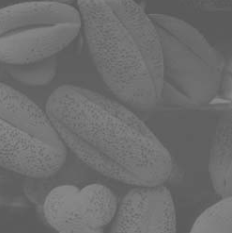
#> input picture Images/Low Contrast.PNG, 232 x 233 px, found by its file name; its folder holds 6 pictures in this run
$ jupyter execute 'Lab_2~Grey_Level_Transformations (2).ipynb'
#> lines starting #> are read from the running program, lines starting #| are printed output that depends on the picture; after the words box and inside, x2 and y2 are one past the last pixel; in counts of white or black regions, pixels touching at a corner belong together
# **Performing Gray Level Transformations for Image Enhancement**

[cell 1]
from google.colab import drive
drive.mount('/content/drive')

[cell 2]
from pathlib import Path

# Find the Images folder
IMG_DIR = None

for candidate in [
    Path.cwd() / "Images",
    Path.cwd() / "images",
    Path.cwd().parent / "Images",
    Path.cwd().parent / "images"
]:
    if candidate.is_dir():
        IMG_DIR = candidate.resolve()
        break

# Check and display the path and contents
if IMG_DIR is None or not any(IMG_DIR.iterdir()):
    print("Images/ folder not found or empty.")
else:
    print("Image folder path:", IMG_DIR)
    print("\nFiles inside the folder:")
    for p in sorted(IMG_DIR.iterdir()):
        print(p.name)

[cell 3]
# Importing the Libraries & Loading the Image
import cv2
import matplotlib.pyplot as plt
import numpy as np
import warnings
from pathlib import Path

# Automatically find the root "Images" folder from week 2
IMG_DIR = None
for candidate in [Path.cwd() / "Images", Path.cwd() / "images", Path.cwd().parent / "Images", Path.cwd().parent / "images"]:
    if candidate.is_dir():
        IMG_DIR = candidate.resolve()
        break

image = cv2.imread(str(IMG_DIR / "Low Contrast.PNG"), cv2.IMREAD_GRAYSCALE)
#> image is the input picture: shape (233, 232); min 87, max 139, mean 109.2
plt.imshow(image, cmap='gray', vmin=0, vmax=255)
plt.title('Original Image')
plt.show()

[cell 4]
# Importing the Libraries & Loading the Image
import cv2
import matplotlib.pyplot as plt
import numpy as np
import warnings
image = cv2.imread('/ai ml by ifty\image  processing\Images/Low Contrast.PNG', cv2.IMREAD_GRAYSCALE)
plt.imshow(image, cmap='gray', vmin=0, vmax=255)
plt.title('Original Image')

**Image Negative**
* A negative of an image or inverted is computed using the following formula:<br>
    **s = (L – 1) – r**<br>
Where, r is the input image pixel, L is the highest value of the pixel and s is the resulting pixel.

[cell 5]
# Negative Transformation Formula
negative = 255 - image
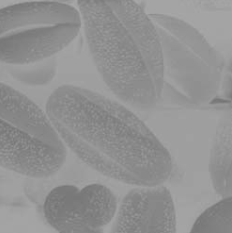
#> negative: shape (233, 232); min 116, max 168, mean 145.8

[cell 6]
# Displaying Results
fig = plt.figure(figsize=(8, 8))
ax1 = fig.add_subplot(221)
ax2 = fig.add_subplot(222)
ax1.imshow(image, cmap='gray', vmin=0, vmax=255)
ax1.title.set_text('Original Image')
ax2.imshow(negative, cmap='gray', vmin=0, vmax=255)
ax2.title.set_text('Negative Image')
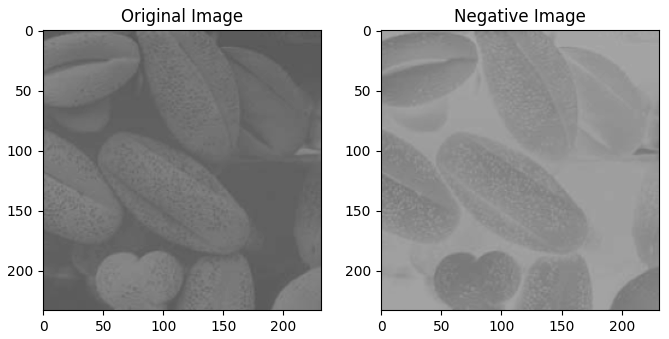
#> figure drawn by matplotlib, 2 panels

**Image Negative Using For Loop**

[cell 7]
negative_image = np.zeros_like(image)

[cell 8]
for i in range(image.shape[0]):
  for j in range(image.shape[1]):
    new_pixel = 255 - image[i,j]
    negative_image[i,j] = new_pixel

[cell 9]
# Displaying Results
fig = plt.figure(figsize=(8, 8))
ax1 = fig.add_subplot(221)
ax2 = fig.add_subplot(222)
ax1.imshow(image, cmap='gray', vmin=0, vmax=255)
ax1.title.set_text('Original Image')
ax2.imshow(negative_image, cmap='gray', vmin=0, vmax=255)
ax2.title.set_text('Negative Image')
print(image)
#> (printed output is left out)
print(negative_image)
#> (printed output is left out)

**Log Transformation**
* During log transformation, the dark pixels in an image are expanded as compare to the higher pixel values.
The log transformation of an image is computed using the following formula:

*   **c=255/log(1+maximum intensity value)**
*   **s=c*log(1+r)**

[cell 10]
# Log Transformation
c = round(255 / np.log(1 + np.max(image)))
#> c = 52
log_image = c * (np.log(1+image))
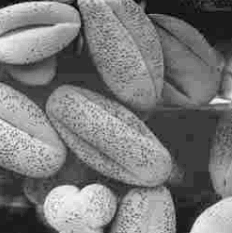
#> log_image: shape (233, 232) float16; min 232.8, max 257, mean 244.2; drawn with min black and max white
log_image = np.array(log_image, dtype = np.uint8)
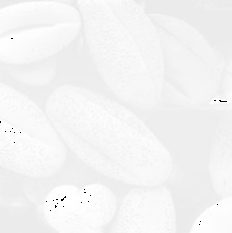
#> log_image: shape (233, 232); min 0, max 255, mean 243.5

[cell 11]
#Displaying Results
fig = plt.figure(figsize=(8, 8))
ax1 = fig.add_subplot(221)
ax2 = fig.add_subplot(222)
ax1.imshow(image, cmap='gray', vmin=0, vmax=255)
ax1.title.set_text('Original Image')
ax2.imshow(log_image, cmap='gray', vmin=0, vmax=255)
ax2.title.set_text(f'Log Transformed Image (c={c})')
plt.show()

**Log Transformation Using For Loop**

[cell 12]
c = 255 / np.log(1 + np.max(image))
#> c = 51.6
log_image = np.zeros_like(image)
for i in range(image.shape[0]):
    for j in range(image.shape[1]):
         new_pixel = c * np.log(1 + image[i,j])
         log_image[i,j] = new_pixel

[cell 13]
#Displaying Results
fig = plt.figure(figsize=(8, 8))
ax1 = fig.add_subplot(221)
ax2 = fig.add_subplot(222)
ax1.imshow(image, cmap='gray', vmin=0, vmax=255)
ax1.title.set_text('Original Image')
ax2.imshow(log_image, cmap='gray', vmin=0, vmax=255)
ax2.title.set_text(f'Log Transformed Image (c={c})')
plt.show()
print(image)
#> (printed output is left out)
print(log_image)
#> (printed output is left out)

**Gamma Correction**
* Gamma transformation or power law transformation involve nth power and nth root transformation.
* An image is gamma transformed using the following formula:
 **s = c * (r^γ)**
* Variation in the value of γ varies the enhancement of the images.
* This type of transformation is used for enhancing images for different type of display devices.

[cell 14]
gamma_image = np.zeros_like(image)
gamma = 0.5
c = 255 / (255 ** gamma)
# Apply gamma correction using a for loop
for i in range(image.shape[0]):
    for j in range(image.shape[1]):
        pixel_value = image[i,j]
        corrected_value = c * (pixel_value ** gamma)
        gamma_image[i,j] = corrected_value
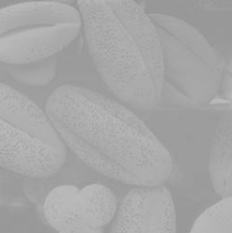
#> gamma_image: shape (233, 232); min 148, max 188, mean 166.1

[cell 15]
# Displaying Results
fig = plt.figure(figsize=(8,8))
ax1 = fig.add_subplot(221)
ax2 = fig.add_subplot(222)

ax1.imshow(image, cmap='gray',  vmin=0, vmax=255)
ax1.title.set_text('Original Image')
ax2.imshow(gamma_image, cmap='gray',  vmin=0, vmax=255)
ax2.title.set_text(f'Gamma Corrected Image\nc={c}, gamma={gamma}')
plt.show()

**Contrast Stretching**
* Low contrast image occur often due to improper illumination or non-linearly or small dynamic range of an imaging sensor.
* It increases the dynamic range of grey levels in the image.
It has three cases:
1. **When r1 =s1 and r2=s2, transformation becomes a Linear function.**
2. **When r1=r2, s1=0 and s2=L-1, transformation becomes a thresholding function.**
3. **When (r1, s1) = (rmin, 0) and (r2, s2) = (rmax, L-1), this is known as Min-Max Stretching.**

**Image Thresholding**

[cell 16]
# Importing the Libraries & Loading the Image
import cv2
import matplotlib.pyplot as plt
import numpy as np
import warnings
from pathlib import Path

# Automatically find the root "Images" folder from week 2
IMG_DIR = None
for candidate in [Path.cwd() / "Images", Path.cwd() / "images", Path.cwd().parent / "Images", Path.cwd().parent / "images"]:
    if candidate.is_dir():
        IMG_DIR = candidate.resolve()
        break

image = cv2.imread(str(IMG_DIR / "road.bmp"), cv2.IMREAD_GRAYSCALE)
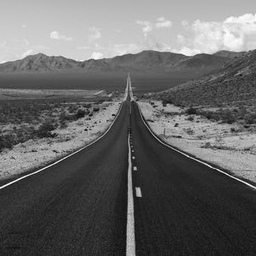
#> input picture Images/road.bmp, 256 x 256 px, found by its file name
#> image is the input picture: shape (256, 256); min 7, max 255, mean 101.6
thresh_value = 128
# Create empty binary image
binary = np.zeros_like(image)
# Loop over each pixel in the image
for i in range(image.shape[0]):
    for j in range(image.shape[1]):
        # Apply thresholding
        if image[i,j] >= thresh_value:
            binary[i,j] = 255
        else:
            binary[i,j] = 0
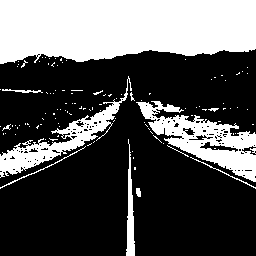
#> binary: shape (256, 256); 32.9% white; 117 white regions (106 under 20 px), largest, box (x1, y1, x2, y2) and area: (0, 0, 256, 64) 14255, (136, 101, 256, 182) 3618, (0, 76, 132, 178) 2445

[cell 17]
# Displaying Results
fig = plt.figure(figsize=(8,8))
ax1 = fig.add_subplot(221)
ax2 = fig.add_subplot(222)
ax1.imshow(image, cmap='gray',  vmin=0, vmax=255)
ax1.title.set_text('Original Image')
ax2.imshow(binary, cmap='gray',  vmin=0, vmax=255)
ax2.title.set_text('Thresholded Binary Image')
plt.show()

3. **Min-Max Contrast Stretching**

[cell 18]
img = cv2.imread(str(IMG_DIR / "Low Contrast.PNG"),cv2.IMREAD_GRAYSCALE)

r1, r2 = image.min(), image.max()
#> r1 = 7; r2 = 255
s1, s2 = 0, 255
# Apply the linear transformation using a for loop
output_image = np.zeros_like(image)
for i in range(image.shape[0]):
    for j in range(image.shape[1]):
        output_image[i,j] = (image[i,j] - r1) * ((s2 - s1) / (r2 - r1)) + s1
# Displaying Results
fig = plt.figure(figsize=(8,8))
ax1 = fig.add_subplot(221)
ax2 = fig.add_subplot(222)
ax1.imshow(image, cmap='gray', vmin=0, vmax=255)
ax1.title.set_text('Original Image')
ax2.imshow(output_image, cmap='gray', vmin=0, vmax=255)
ax2.title.set_text('Contrast Stretched Image')
plt.show()

**Intensity Level Slicing**
* Intensity level slicing involves highlighting a specific range of grey level in an image.

* **Case-I:**
1. To display a high value for all gray levels in the range of interest.
2. To display a low value for the rest of gray levels.

* **Case-II:**
1. Brighten the desired range of gray levels.
2. Preserve the rest of the intensity levels remain unchanged as same as the original gray levels.

[cell 19]
image= cv2.imread(str(IMG_DIR / "Low Contrast.PNG"), cv2.IMREAD_GRAYSCALE)
# Parameters
minimum_range = 64
maximum_range = 128
output_image = np.zeros_like(image)
for i in range(image.shape[0]):
    for j in range(image.shape[1]):
        if image[i,j] > minimum_range and image[i,j] < maximum_range:
            output_image[i,j] = 255
        else:
            output_image[i,j] = 0 # image[i,j] for second case
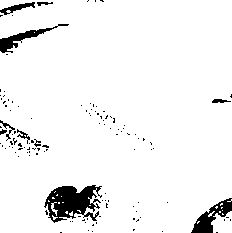
#> output_image: shape (233, 232); 94.4% white; 119 black regions (109 under 20 px), largest, box (x1, y1, x2, y2) and area: (44, 185, 102, 223) 1298, (191, 198, 232, 233) 563, (0, 24, 69, 53) 448
# Displaying Results
fig = plt.figure(figsize=(8,8))
ax1 = fig.add_subplot(221)
ax2 = fig.add_subplot(222)

ax1.imshow(image, cmap='gray', vmin=0, vmax=255)
ax1.title.set_text('Original Image')
ax2.imshow(output_image, cmap='gray', vmin=0, vmax=255)
ax2.title.set_text(f'Intensity Level Sliced Image\nMin:{minimum_range}, Max:{maximum_range}')
plt.show()
